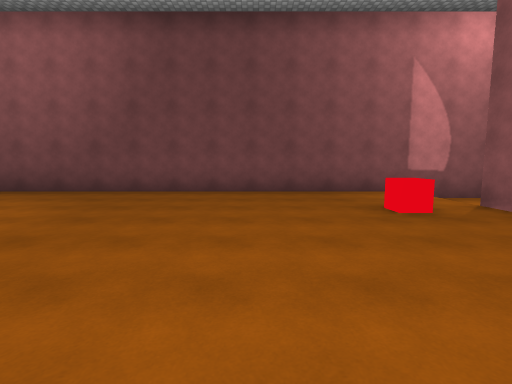
[1] (above)

15 first-person views from a walk through a 3-D level made in the Unity game engine. The camera is 1.5 m above the floor, tilts 6° down and sees 85° across. The floor is counted in squares, 2 m on a side. Each view is taken from the middle of a square. On the plan, view 1 faces up. The plan holds only what a view shows up to about 10 squares ahead; the rest is blank. The place goes on beyond the plan. The player character is not drawn. Surface patterns are stand-ins for the level's own textures.

[2]
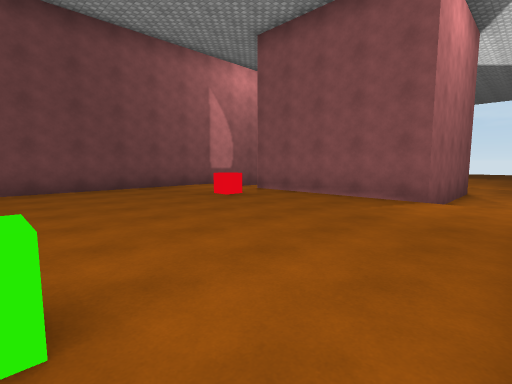

[3]
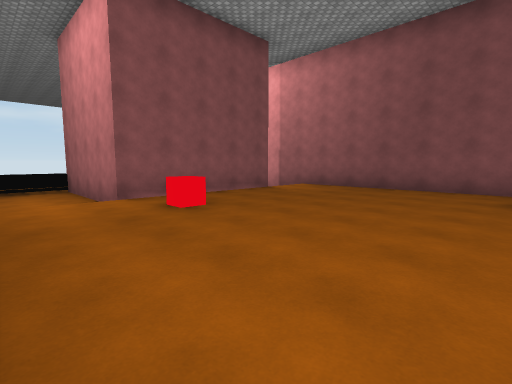

[4]
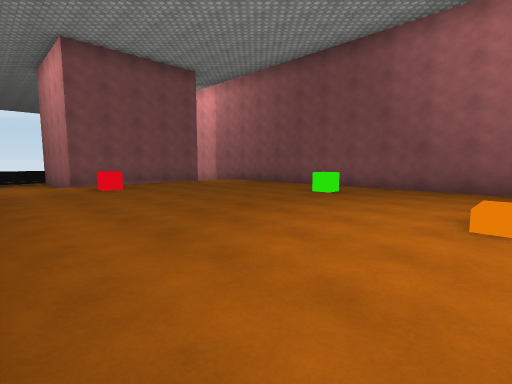

[5]
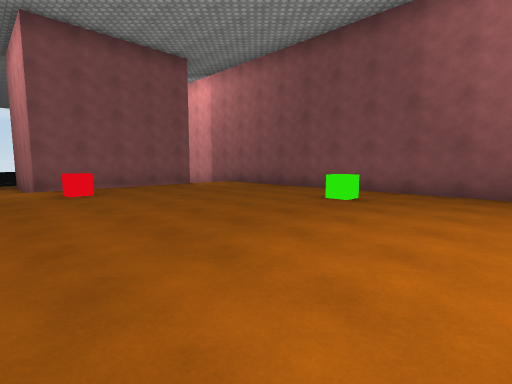

[6]
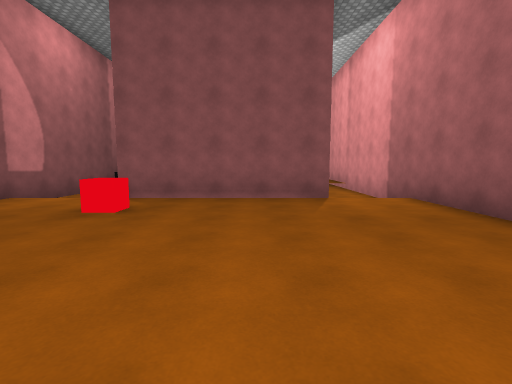

[7]
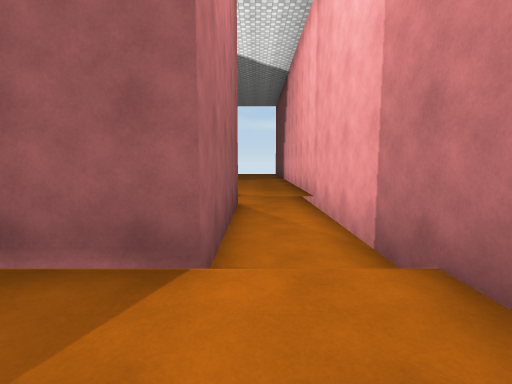

[8]
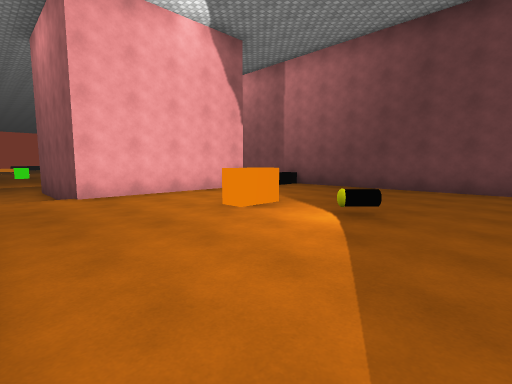

[9]
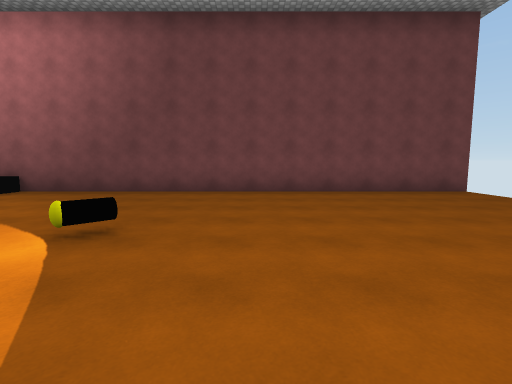

[10]
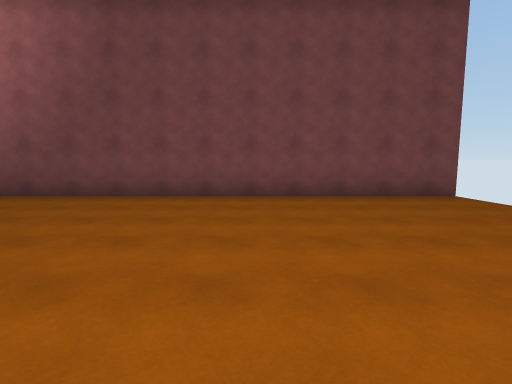

[11]
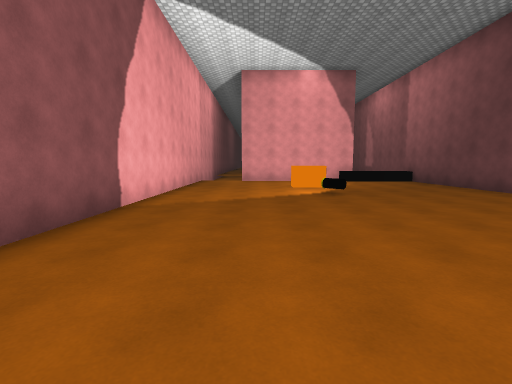

[12]
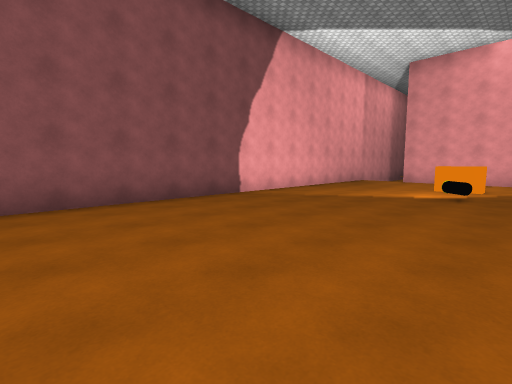

[13]
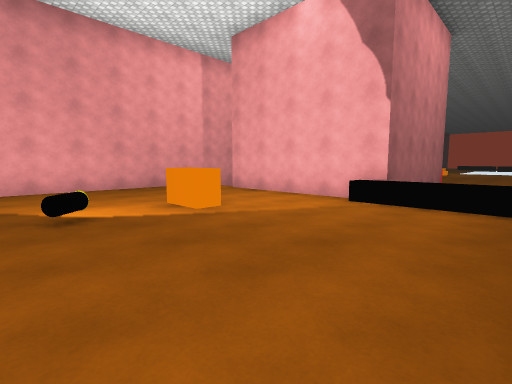

[14]
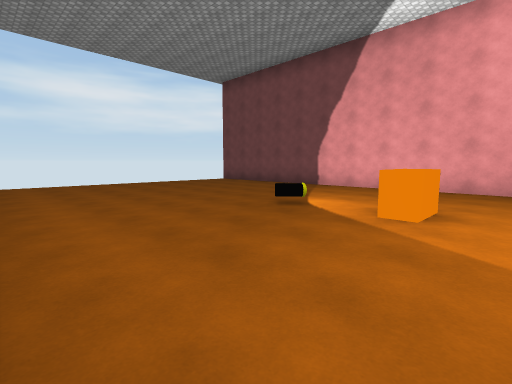

[15]
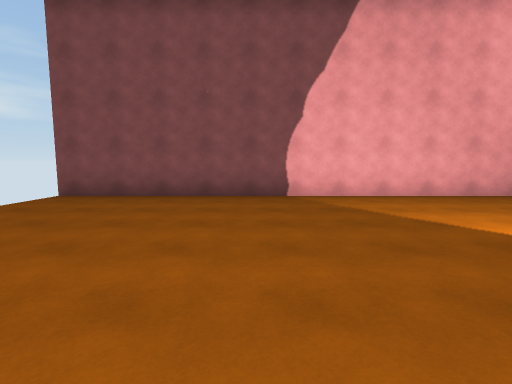

### Floor plan
Key: @ floor where view 1 was taken; # wall or solid block; . main floor; - floor 0.25 m lower than the main floor; _ floor 0.5 m lower than the main floor; / step, stairs or slope; C red cube; G green cube; B orange block; O other object.
Columns run from 6 left of view 1 to 21 right of it. Each row starts with its distance up from view 1.
  8 ############################
  7 ........../---/............#
  6 ........../---/............
  5 ..........#####............
  4 ........C.#   #............
  3 B.........#   #..B.O.......
  2  .........#   #............
  1  .........#####............
  0 ....G.@.../___/............
 -1 ........../___/............#
 -2 ############################

Positions as (right, up) in squares from view 1, and headings:
1: (0, 0), facing up
2: (-2, -1), facing up-right
3: (-2, 7), facing down-right
4: (-6, 7), facing down-right
5: (-5, 6), facing down-right
6: (-2, 2), facing right
7: (2, 0), facing right
8: (15, -1), facing up-left
9: (15, 0), facing up
10: (16, 1), facing up
11: (20, 1), facing left
12: (20, 4), facing down-left
13: (14, 7), facing down-left
14: (10, 7), facing down-right
15: (16, 5), facing down
